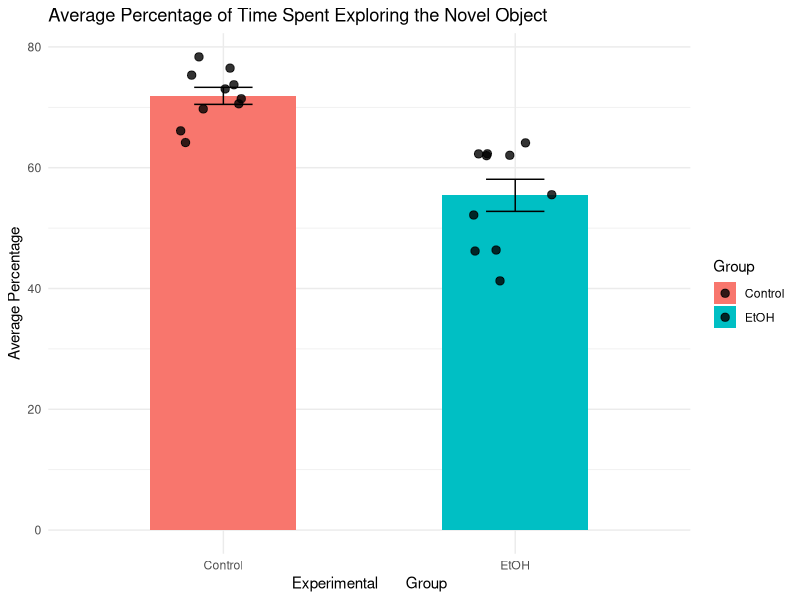

Write R code to recreate this figure. (Note: this script raises an error after producing the figure.)
## ---- chunk 1
library(readxl)
library(dplyr)
library(tidyverse)
library(ggplot2)
library(ggpubr)
library(knitr)
## ---- chunk 2
#I read in the raw data file. 
raw_data <- read_excel("data/Raw Data for Data Replication Project.xlsx")
head(raw_data)
## ---- chunk 3
#I used the excel_sheets() function to see the names of all of the sheets in the excel file.
sheets <- excel_sheets("data/Raw Data for Data Replication Project.xlsx")
sheets
## ---- chunk 4
#After reorganizing some of the novel object recognition test data in a new excel sheet, I loaded it in using the read_excel() function. The novel object recognition (NOR) test is used to assess recognition memory and relies on the natural tendency of mice to explore a novel object over a familiar one. The time spent exploring a previously explored object (Old column) and time spent exploring a new object (New column) are recorded for each mouse. The mice are divided into two different groups, control and EtOH-treated. The percentage of time spent exploring the novel object, calculated as (time spent exploring novel object/total exploration time)*100, is recorded in the Ratio column. 
NOR_data <- read_excel("data/Raw Data for Data Replication Project.xlsx", sheet = 11)
NOR_data
## ---- chunk 5
#I used the group_by() function to analyze the data by experimental group (Control vs. EtOH). I calculated the average time spent exploring the new object, average time exploring the old object, standard deviation in exploration time of the new object, standard deviation in exploration time of the old object, and average percentage of time spent exploring the new object for each experimental group. The mean percentage values line up with what was calculated by the authors.
NOR_data %>%
  group_by(Group) %>%
  summarise(
    mean_novel = mean(New, na.rm = TRUE),
    mean_familiar = mean(Old, na.rm = TRUE),
    sd_novel = sd(New, na.rm = TRUE),
    sd_familiar = sd(Old, na.rm = TRUE), 
    mean_ratio = mean(Ratio, na.rm = TRUE)
  )
## ---- chunk 6
#I made a simple bar graph, which is what the authors of the paper did, to visualize the average percentage of time spent exploring the novel object by experimental group. I used the stat_summary function to graph the average percentage of time spent exploring the novel object, and to add error bars. I also added in the individual data points with geom_jitter(), which is what the authors did as well. 
NOR_data <- NOR_data %>%
  mutate(Ratio = as.numeric(Ratio))
  
ggplot(NOR_data, aes(x = Group, y = Ratio, fill = Group)) +
  stat_summary(fun = mean, geom = "bar", width = 0.5) +
  geom_jitter(width = 0.15, size = 2.5, alpha = 0.8) + 
  stat_summary(fun.data = mean_se, geom = "errorbar", width = 0.2) +
  labs(title = "Average Percentage of Time Spent Exploring the Novel Object", x = "Experimental       Group", y = "Average Percentage") + 
  theme_minimal()
## ---- chunk 7
#Here is the figure from the original paper. 
knitr::include_graphics("images/NOR Bar Graph.jpeg")
## ---- chunk 8
#I did a T-test to determine whether or not the mean percentage of time spent exploring the novel object is significantly different between control and EtOH-treated mice. 
t.test(Ratio ~ Group, data = NOR_data)
#Since the p-value is 0.000089, the mean percentage of time spent exploring the novel object is significantly different between control and EtOH-treated mice. The authors calculated the same p-value.
## ---- chunk 9
#After reorganizing some of the western blot data in a new excel sheet, I loaded it in. This particular western blot (WB) was looking at protein expression of three different tight junction proteins, ZO-1, occludin, and claudin-5, in two different brain regions. GAPDH is frequently used as a housekeeping protein to normalize the expression levels of other proteins. 
WB_data <- read_excel("data/Raw Data for Data Replication Project.xlsx", sheet = 5)
WB_data
## ---- chunk 10
#I used the mutate function and added three additional columns to the re-organized dataset. 
WB_data <- WB_data %>%
 mutate(
  ZO1_GAPDH = `ZO-1`/GAPDH,
  Occludin_GAPDH = Occludin/GAPDH,
  Claudin5_GAPDH = `Claudin-5`/GAPDH
 )
WB_data
## ---- chunk 11
#I used the filter() function to look at one brain region at a time (PFC vs. hippocampus) and the group_by() function to analyze the data by experimental group (control vs. EtOH-treated). I then calculated the average expression level of each protein of interest relative to GAPDH (which I calculated for each mouse in the previous step). These values align with what the authors calculated.
WB_data %>%
  filter(Region == "PFC") %>%
  group_by(Group) %>%
  summarise(
  n = n(),
  mean_ZO1_GAPDH = mean(ZO1_GAPDH),
  mean_Occludin_GAPDH = mean(Occludin_GAPDH),
  mean_Claudin5_GAPDH = mean(Claudin5_GAPDH)
  )

WB_data %>%
  filter(Region == "Hippocampus") %>%
  group_by(Group) %>%
  summarise(
  n = n(),
  mean_ZO1_GAPDH = mean(ZO1_GAPDH),
  mean_Occludin_GAPDH = mean(Occludin_GAPDH),
  mean_Claudin5_GAPDH = mean(Claudin5_GAPDH)
  )
## ---- chunk 12
#The authors appeared to have done a 1-way ANOVA on this data, looking at the effect of experimental group on protein expression levels. I got the same p-values as the authors. I found it interesting that the authors did not do a 2-way ANOVA on this data in order to look at the effect of brain region on protein expression levels and a potential experimental group by brain region interaction. 
model_ZO1_PFC <- aov(ZO1_GAPDH ~ Group, data = WB_data %>% 
  filter(Region == "PFC"))
  summary(model_ZO1_PFC)
model_Occludin_PFC <- aov(Occludin_GAPDH ~ Group, data = WB_data %>% 
  filter(Region == "PFC"))
  summary(model_Occludin_PFC)
model_Claudin5_PFC <- aov(Claudin5_GAPDH ~ Group, data = WB_data %>% 
  filter(Region == "PFC"))
  summary(model_Claudin5_PFC)

model_ZO1_Hippocampus <- aov(ZO1_GAPDH ~ Group, data = WB_data %>% 
  filter(Region == "Hippocampus"))
  summary(model_ZO1_Hippocampus)
model_Occludin_Hippocampus <- aov(Occludin_GAPDH ~ Group, data = WB_data %>% 
  filter(Region == "Hippocampus"))
  summary(model_Occludin_Hippocampus)
model_Claudin5_Hippocampus <- aov(Claudin5_GAPDH ~ Group, data = WB_data %>% 
  filter(Region == "Hippocampus"))
  summary(model_Claudin5_Hippocampus)
